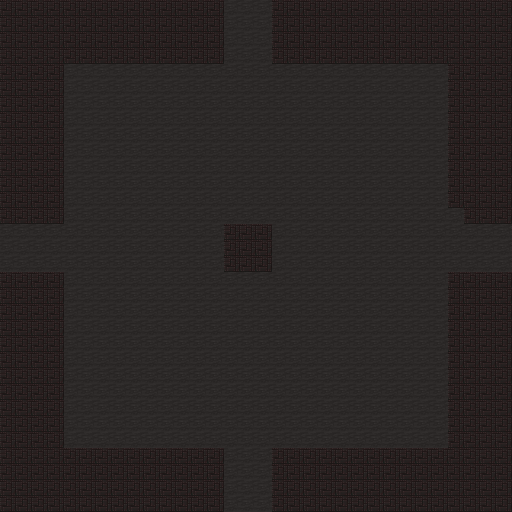

Below is a game level as drawn by its tile map, then a one-line description and the .tmx that defines it (tile-layer data replaced by summaries):
An orthogonal 32x32 tile map with 16x16 px tiles, 3 tile layers (Floor, Tile Layer 1, Tile Layer 2) and 8 objects (8x special).

<map version="1.10" tiledversion="1.11.2" orientation="orthogonal" renderorder="right-down" width="32" height="32" tilewidth="16" tileheight="16" infinite="0" nextlayerid="5" nextobjectid="11">
 <tileset firstgid="1" source="../../tilesets/voxel.tsx" />
 <layer id="1" name="Floor" width="32" height="32">
  <data>[1024 cells, 1024 non-empty, 1 distinct tile ids]</data>
 </layer>
 <objectgroup id="4" name="Objects">
  <object id="2" name="room_transport" type="special" x="224" y="0" width="48" height="48">
   <properties>
    <property name="direction" value="up" />
   </properties>
  </object>
  <object id="3" name="room_transport" type="special" x="464" y="224" width="48" height="48">
   <properties>
    <property name="direction" value="right" />
   </properties>
  </object>
  <object id="4" name="room_transport" type="special" x="224" y="464" width="48" height="48">
   <properties>
    <property name="direction" value="down" />
   </properties>
  </object>
  <object id="5" name="room_transport" type="special" x="0" y="224" width="48" height="48">
   <properties>
    <property name="direction" value="left" />
   </properties>
  </object>
  <object id="7" name="dynamic_geo" type="special" x="224" y="0" width="64" height="64">
   <properties>
    <property name="height" type="int" value="1" />
    <property name="side" value="up" />
    <property name="tile" type="int" value="1" />
   </properties>
  </object>
  <object id="8" name="dynamic_geo" type="special" x="448" y="208" width="64" height="64">
   <properties>
    <property name="height" type="int" value="1" />
    <property name="side" value="right" />
    <property name="tile" type="int" value="1" />
   </properties>
  </object>
  <object id="9" name="dynamic_geo" type="special" x="224" y="448" width="64" height="64">
   <properties>
    <property name="height" type="int" value="1" />
    <property name="side" value="down" />
    <property name="tile" type="int" value="1" />
   </properties>
  </object>
  <object id="10" name="dynamic_geo" type="special" x="0" y="208" width="64" height="64">
   <properties>
    <property name="height" type="int" value="1" />
    <property name="side" value="left" />
    <property name="tile" type="int" value="1" />
   </properties>
  </object>
 </objectgroup>
 <layer id="2" name="Tile Layer 1" width="32" height="32">
  <data>[1024 cells, 408 non-empty, 1 distinct tile ids]</data>
 </layer>
 <layer id="3" name="Tile Layer 2" width="32" height="32">
  <data>[1024 cells, 0 non-empty, 0 distinct tile ids]</data>
 </layer>
</map>
